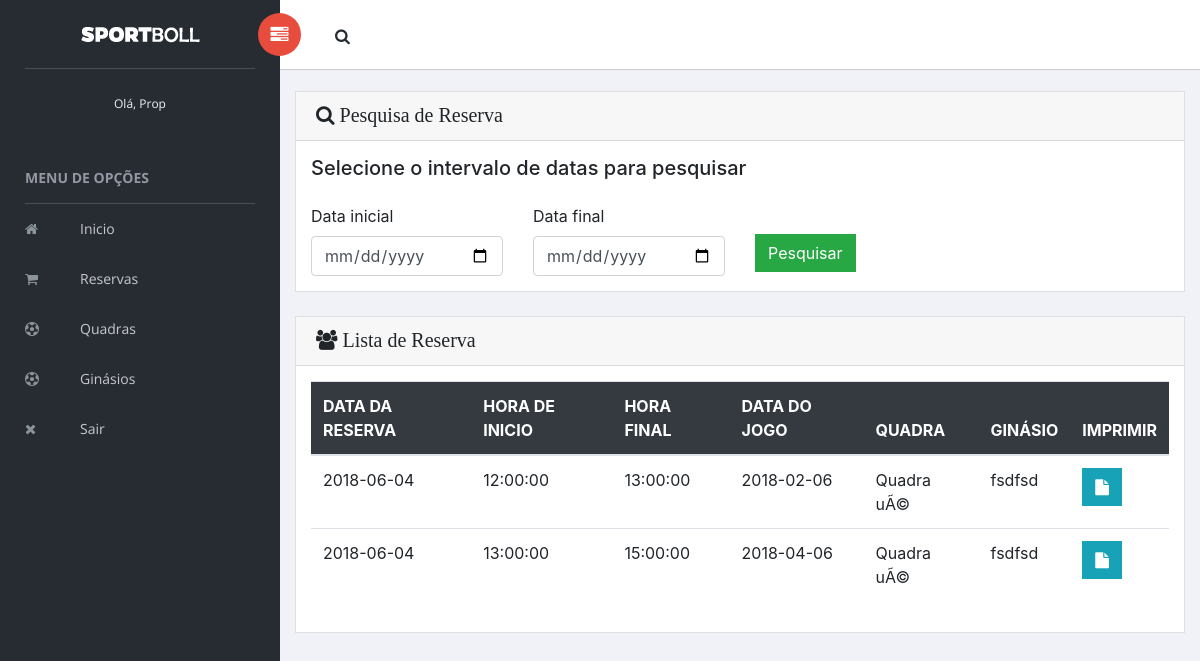
Page /proprietario/reservas.php (signed in) on the committed database.
### tables this page shows
CREATE TABLE `reserva` (
  `ID_RESERVA` int(11) NOT NULL,
  `ID_PESSOA` int(11) DEFAULT NULL,
  `ID_QUADRA` int(11) DEFAULT NULL,
  `DATA` date NOT NULL,
  `STATUS_PAG` varchar(100) NOT NULL,
  `STATUS_RESERVA` varchar(100) NOT NULL,
  `INICIO` time DEFAULT NULL,
  `FIM` time DEFAULT NULL,
  `DATA_RESERVADA` date DEFAULT NULL
);

CREATE TABLE `quadra` (
  `ID_QUADRA` int(11) NOT NULL,
  `ID_GINASIO` int(11) DEFAULT NULL,
  `DESCRICAO` varchar(255) NOT NULL,
  `TIPO` varchar(255) NOT NULL,
  `VALOR` decimal(10,2) NOT NULL
);

CREATE TABLE `ginasio` (
  `ID_GINASIO` int(11) NOT NULL,
  `ID_PROPRIETARIO` int(11) DEFAULT NULL,
  `NOME` varchar(255) NOT NULL,
  `EMAIL` varchar(255) NOT NULL,
  `CIDADE` varchar(255) NOT NULL,
  `TELEFONE` varchar(20) NOT NULL,
  `DOCUMENTO` varchar(255) NOT NULL
);

### proprietario/class/reservas.class.php (called while the page is built, shortened)
<?php
class Reserva
{
    public $idpessoa;
    public function setIdpessoa($idpessoa)
    {
        $this->idpessoa = $idpessoa;
    }
    public function buscaTodos()
    {
        include "conexao.php";
        $sql = "SELECT * FROM reserva INNER JOIN quadra on quadra.ID_QUADRA = reserva.ID_QUADRA INNER JOIN ginasio on ginasio.ID_GINASIO = quadra.ID_GINASIO AND ginasio.ID_PROPRIETARIO = '$this->idpessoa'";
        $result = $link->query($sql);
        $dados = [];
        while ($fetch = $result->fetch_assoc()) {
            array_push($dados, $fetch);
        }
        return $dados;
    }
}
?>

### proprietario/reservas.php (the view, shortened to what this page needs)
<?php
include 'header.php';
include 'class/quadras.class.php';
include './class/reservas.class.php';
$id = $_SESSION['ID_PESSOA_PROP'];
?>
    <form action="reservas.php?action" method="POST">
        <div class="card">
            <div class="card-header">
                <i class="fa fa-search" style="font-size: 20px"> Pesquisa de Reserva</i>
            </div>
            <div class="card-body">
                <h5>Selecione o intervalo de datas para pesquisar</h5><br>
                <div class="row">
                    <div class="col-md-3">
                        <label for="dtInicial">Data inicial</label>
                        <input type="date" class="form-control" id="dtInicial" name="dtInicial" required>
                    </div>
                    <div class="col-md-3">
                        <label for="dtFinal">Data final</label>
                        <input type="date" class="form-control" id="dtFinal" name="dtFinal" required>
                    </div>
                    <div class="col-md-3" style="margin-top: 30px">
                        <input type="submit" class="btn btn-success" value="Pesquisar">
                    </div>
                </div>
            </div>
        </div>
    </form>
<?php
if(isset($_GET['action'])){
    if(isset($_POST['dtInicial']) == '' || isset($_POST['dtFinal']) == ''){
        $v2 = new Reserva();
        $v2->setIdpessoa($id);
        $resultado_busca_reserva = $v2->buscaTodos();
    } else{
        $dataInicial = $_POST['dtInicial'];
        $dataFinal = $_POST['dtFinal'];
        $dateI = date_format(new DateTime($dataInicial), 'Y-d-m');
        $dateF = date_format(new DateTime($dataFinal), 'Y-d-m');
        $v2 = new Reserva();
        $v2->setIdpessoa($id);
        $resultado_busca_reserva = $v2->buscaDataProp($dateI, $dateF);
        var_dump($resultado_busca_reserva);
    }
} else {
    $v2 = new Reserva();
    $v2->setIdpessoa($id);
    $resultado_busca_reserva = $v2->buscaTodos();
}
?>
    <div class="card">
        <div class="card-header">
            <i class="fa fa-users" style="font-size: 20px"> Lista de Reserva</i>
        </div>
        <div class="card-body">
            <div class="row">
                <div class="col-md-12">
                    <table class="table table-hover">
                        <thead class="bg-dark" style="color: #ffffff; text-transform: uppercase">
                        <tr>
                            <th scope="col">Data da Reserva</th>
                            <th scope="col">Hora de Inicio</th>
                            <th scope="col">Hora Final</th>
                            <th scope="col">Data do Jogo</th>
                            <th scope="col">Quadra</th>
                            <th scope="col">Ginásio</th>
                            <th scope="col">Imprimir</th>
                        </tr>
                        </thead>
                        <tbody>
                        <?php for($i = 0; count($resultado_busca_reserva) > $i; $i++) { ?>
                            <tr>
                                <td><?php echo $resultado_busca_reserva[$i]['DATA_RESERVADA'];  ?></td>
                                <td><?php echo $resultado_busca_reserva[$i]['INICIO']; ?></td>
                                <td><?php echo $resultado_busca_reserva[$i]['FIM']; ?></td>
                                <td><?php echo $resultado_busca_reserva[$i]['DATA']; ?></td>
                                <td><?php echo $resultado_busca_reserva[$i]['TIPO']; ?></td>
                                <td><?php echo $resultado_busca_reserva[$i]['NOME']; ?></td>
                                <td>
                                    <a class="btn btn-info" target="_blank" href="../relatorios/finaliza_reserva.php?id=<?php echo $resultado_busca_reserva[$i]['ID_RESERVA'];?>">
                                        <i class="fa fa-file"></i>
                                    </a>
                                </td>
                            </tr>
                        <?php } ?>
                        </tbody>
                    </table>
                </div>
            </div>
        </div>
    </div>
<?php
include 'footer.php';
        ?>

### rows in the picture
reserva: DATA_RESERVADA "2018-06-04", INICIO "12:00:00", FIM "13:00:00", DATA "2018-02-06", ID_QUADRA.TIPO "Quadra uÃ©", ginasio.NOME "fsdfsd"
reserva: DATA_RESERVADA "2018-06-04", INICIO "13:00:00", FIM "15:00:00", DATA "2018-04-06", ID_QUADRA.TIPO "Quadra uÃ©", ginasio.NOME "fsdfsd"

### other values in the picture
$logado "Prop"
